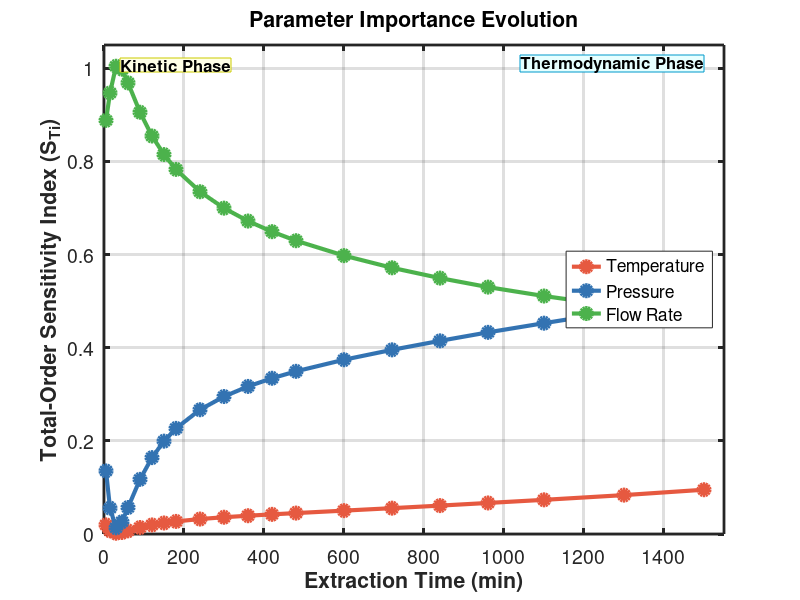
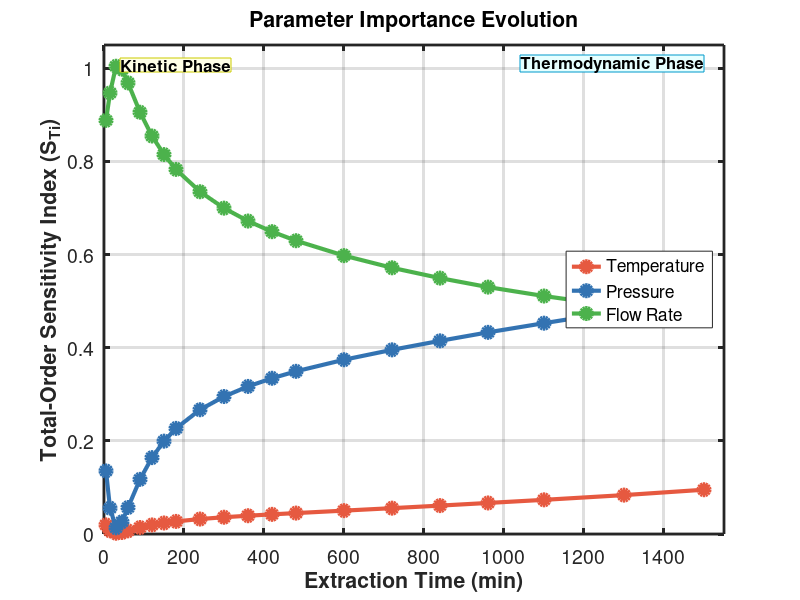
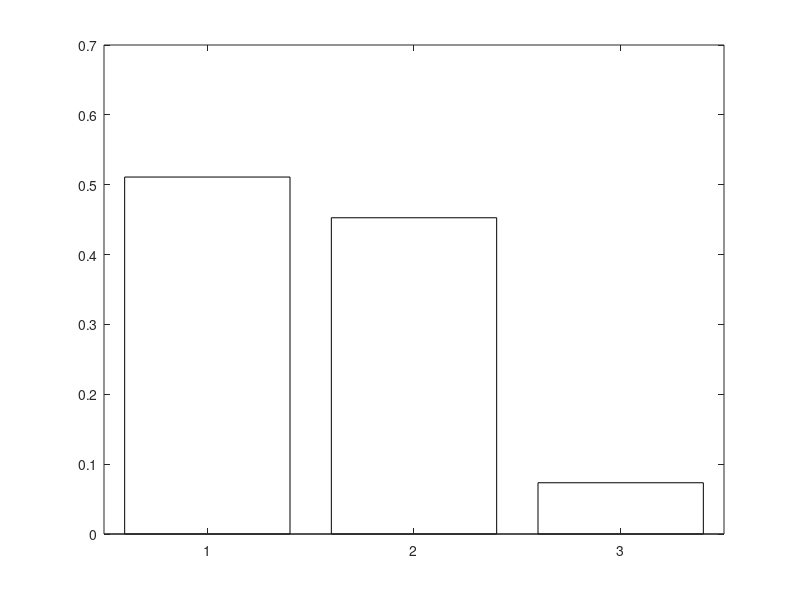

The MATLAB source for these figures, in order: (Note: this script raises an error after producing the figures.)
%% ========================================================================
%  SOBOL SENSITIVITY ANALYSIS - ESSENTIAL FIGURES ONLY
%  N = 32,768 Results - Quick Visualization
%  
%  Creates 4 key figures for thesis
%  ========================================================================

clear; close all; clc;

%% Load Data
fprintf('Loading N=32,768 results...\n');
load('GSA_results_N32768_2025-12-23_06-18.mat');

% Extract data
time = results.time_points;
S1 = results.first_order;
ST = results.total_order;
S2 = results.second_order;
S3 = results.third_order;
sum_ST = results.sum_ST;

% Parameter names
param_names = {'Temperature', 'Pressure', 'Flow Rate'};

% Colors (colorblind-friendly)
colors = [0.90 0.35 0.25;  % Red - Temperature
          0.20 0.45 0.70;  % Blue - Pressure
          0.30 0.70 0.30]; % Green - Flow Rate

%% ========================================================================
%% FIGURE 1: Total-Order Evolution (MAIN THESIS FIGURE)
%% ========================================================================

figure('Position', [100 100 900 650], 'Color', 'w');

% Plot total-order indices
for i = 1:3
    plot(time, ST(:,i), 'o-', 'LineWidth', 3, 'MarkerSize', 8, ...
         'Color', colors(i,:), 'MarkerFaceColor', colors(i,:), ...
         'DisplayName', param_names{i});
    hold on;
end

% Formatting
xlabel('Extraction Time (min)', 'FontSize', 16, 'FontWeight', 'bold');
ylabel('Total-Order Sensitivity Index (S_T_i)', 'FontSize', 16, 'FontWeight', 'bold');
title('Parameter Importance Evolution', 'FontSize', 18, 'FontWeight', 'bold');
legend('Location', 'east', 'FontSize', 14, 'Box', 'on');
grid on;
box on;
set(gca, 'FontSize', 14, 'LineWidth', 2);
xlim([0 max(time)+50]);
ylim([0 1.05]);

% Add phase annotations
annotation('textbox', [0.15 0.88 0.2 0.08], 'String', 'Kinetic Phase', ...
    'FontSize', 12, 'FontWeight', 'bold', 'EdgeColor', [0.8 0.8 0], ...
    'BackgroundColor', [1 1 0.9], 'HorizontalAlignment', 'center');
annotation('textbox', [0.65 0.88 0.25 0.08], 'String', 'Thermodynamic Phase', ...
    'FontSize', 12, 'FontWeight', 'bold', 'EdgeColor', [0 0.6 0.8], ...
    'BackgroundColor', [0.9 1 1], 'HorizontalAlignment', 'center');

% Save high-resolution
print('Fig_TotalOrder_Main', '-dpng', '-r300');
saveas(gcf, 'Fig_TotalOrder_Main.fig');
fprintf('✓ Figure 1 saved: Total-Order Evolution (MAIN)\n');

%% ========================================================================
%% FIGURE 2: Parameter Ranking at t=1100 (SUMMARY FIGURE)
%% ========================================================================

figure('Position', [150 150 800 650], 'Color', 'w');

% Find t=1100
[~, idx] = min(abs(time - 1100));
t_actual = time(idx);

% Data
ST_values = ST(idx,:);
[ST_sorted, sort_idx] = sort(ST_values, 'descend');
params_sorted = param_names(sort_idx);
colors_sorted = colors(sort_idx,:);

% Create bar chart
b = bar(1:3, ST_sorted, 'FaceColor', 'flat');
b.CData = colors_sorted;
b.LineWidth = 1.5;

% Formatting
xticks(1:3);
xticklabels(params_sorted);
ylabel('Total-Order Index', 'FontSize', 16, 'FontWeight', 'bold');
title(sprintf('Parameter Importance at t = %d min', t_actual), ...
      'FontSize', 18, 'FontWeight', 'bold');
grid on;
box on;
set(gca, 'FontSize', 14, 'LineWidth', 2, 'FontWeight', 'bold');
ylim([0 0.6]);

% Add percentage labels
for i = 1:3
    text(i, ST_sorted(i)+0.025, sprintf('%.1f%%', ST_sorted(i)*100), ...
         'FontSize', 14, 'FontWeight', 'bold', 'HorizontalAlignment', 'center');
end

% Add ranking annotation
annotation('textbox', [0.65 0.75 0.25 0.15], ...
    'String', {sprintf('Ranking:'), sprintf('1. %s', params_sorted{1}), ...
               sprintf('2. %s', params_sorted{2}), sprintf('3. %s', params_sorted{3})}, ...
    'FontSize', 13, 'FontWeight', 'bold', 'EdgeColor', [0 0.5 0], ...
    'BackgroundColor', [0.9 1 0.9], 'LineWidth', 2);

% Save
print('Fig_Ranking_Summary', '-dpng', '-r300');
saveas(gcf, 'Fig_Ranking_Summary.fig');
fprintf('✓ Figure 2 saved: Parameter Ranking at t=%d\n', t_actual);

%% ========================================================================
%% FIGURE 3: Interaction Effects (SECOND & THIRD ORDER)
%% ========================================================================

figure('Position', [200 200 1000 650], 'Color', 'w');

% Extract interactions
S2_TP = squeeze(S2(:,1,2));
S2_PF = squeeze(S2(:,2,3));

% Plot second-order
yyaxis left
plot(time, S2_TP, 'o-', 'LineWidth', 2.5, 'MarkerSize', 7, ...
     'Color', [0.5 0.0 0.5], 'MarkerFaceColor', [0.5 0.0 0.5], ...
     'DisplayName', 'S2_{TP} (T × P)');
hold on;
plot(time, S2_PF, 's-', 'LineWidth', 2.5, 'MarkerSize', 7, ...
     'Color', [0.0 0.6 0.6], 'MarkerFaceColor', [0.0 0.6 0.6], ...
     'DisplayName', 'S2_{PF} (P × F)');
ylabel('Second-Order Indices', 'FontSize', 15, 'FontWeight', 'bold');
ylim([0 0.10]);
set(gca, 'YColor', 'k');

% Plot third-order
yyaxis right
plot(time, abs(S3), 'd-', 'LineWidth', 3, 'MarkerSize', 8, ...
     'Color', [0.7 0.0 0.0], 'MarkerFaceColor', [0.7 0.0 0.0], ...
     'DisplayName', '|S3| (T × P × F)');
ylabel('Third-Order Index (Magnitude)', 'FontSize', 15, 'FontWeight', 'bold');
ylim([0 0.30]);
set(gca, 'YColor', [0.7 0.0 0.0]);

% Formatting
xlabel('Extraction Time (min)', 'FontSize', 16, 'FontWeight', 'bold');
title('Parameter Interaction Effects', 'FontSize', 18, 'FontWeight', 'bold');
legend('Location', 'northwest', 'FontSize', 13);
grid on;
box on;
set(gca, 'FontSize', 14, 'LineWidth', 2);
xlim([0 max(time)+50]);

% Add annotation for negative S3
annotation('textbox', [0.55 0.25 0.35 0.15], ...
    'String', {'S3 is NEGATIVE:', 'Three-way compensation', ...
               '(Joint < Sum of effects)'}, ...
    'FontSize', 11, 'FontWeight', 'bold', 'Color', [0.7 0.0 0.0], ...
    'EdgeColor', [0.7 0.0 0.0], 'BackgroundColor', [1 0.95 0.95], 'LineWidth', 2);

% Save
print('Fig_Interactions', '-dpng', '-r300');
saveas(gcf, 'Fig_Interactions.fig');
fprintf('✓ Figure 3 saved: Interaction Effects\n');

%% ========================================================================
%% FIGURE 4: Variance Budget at Key Times (4-panel)
%% ========================================================================

figure('Position', [250 250 1200 800], 'Color', 'w');

time_points = [300, 600, 1100, 1500];

for i = 1:4
    [~, idx] = min(abs(time - time_points(i)));
    
    subplot(2, 2, i);
    
    % Main effects
    main_effects = ST(idx,:);
    
    % Interaction contributions
    interact_T = max(0, ST(idx,1) - S1(idx,1));
    interact_P = max(0, ST(idx,2) - S1(idx,2));
    interact_F = max(0, ST(idx,3) - S1(idx,3));
    interactions = [interact_T, interact_P, interact_F];
    
    % Stack plot
    h = bar(1:3, [S1(idx,:); interactions]', 'stacked');
    h(1).FaceColor = 'flat';
    h(1).CData = colors;
    h(2).FaceColor = [0.7 0.7 0.7];
    h(2).FaceAlpha = 0.5;
    
    % Formatting
    xticks(1:3);
    xticklabels({'T', 'P', 'F'});
    ylabel('Sensitivity Index', 'FontSize', 13, 'FontWeight', 'bold');
    title(sprintf('t = %d min', time(idx)), 'FontSize', 15, 'FontWeight', 'bold');
    legend('Main Effect', 'Interactions', 'Location', 'northwest', 'FontSize', 10);
    grid on;
    box on;
    set(gca, 'FontSize', 12, 'LineWidth', 1.5);
    ylim([0 0.8]);
    
    % Add total values
    for j = 1:3
        text(j, ST(idx,j)+0.03, sprintf('%.2f', ST(idx,j)), ...
             'FontSize', 10, 'FontWeight', 'bold', 'HorizontalAlignment', 'center');
    end
end

sgtitle('Variance Decomposition Over Time', 'FontSize', 18, 'FontWeight', 'bold');

% Save
print('Fig_Variance_Budget', '-dpng', '-r300');
saveas(gcf, 'Fig_Variance_Budget.fig');
fprintf('✓ Figure 4 saved: Variance Budget\n');

%% ========================================================================
%% Print Summary Table
%% ========================================================================

fprintf('\n');
fprintf('========================================================================\n');
fprintf('SUMMARY TABLE FOR THESIS (t = 1100 min)\n');
fprintf('========================================================================\n');
fprintf('Parameter      | Total-Order | Percentage | Ranking\n');
fprintf('------------------------------------------------------------------------\n');

[~, idx_1100] = min(abs(time - 1100));
ST_1100 = ST(idx_1100,:);
[ST_sorted, rank] = sort(ST_1100, 'descend');

for i = 1:3
    idx_param = rank(i);
    fprintf('%-14s | %8.4f    | %6.1f%%    | #%d\n', ...
            param_names{idx_param}, ST_1100(idx_param), ...
            ST_1100(idx_param)*100, i);
end

fprintf('------------------------------------------------------------------------\n');
fprintf('Sum(ST)        | %8.4f    | %6.1f%%    |\n', ...
        sum_ST(idx_1100), sum_ST(idx_1100)*100);
fprintf('========================================================================\n');

fprintf('\nSecond-Order Interactions:\n');
fprintf('  T × P:  %.4f (%.1f%%)\n', S2(idx_1100,1,2), S2(idx_1100,1,2)*100);
fprintf('  P × F:  %.4f (%.1f%%)\n', S2(idx_1100,2,3), S2(idx_1100,2,3)*100);
fprintf('  T × F:  %.4f (%.1f%%)\n', S2(idx_1100,1,3), S2(idx_1100,1,3)*100);
fprintf('\n');

fprintf('Third-Order Interaction:\n');
fprintf('  T × P × F:  %.4f (%.1f%% compensation)\n', S3(idx_1100), abs(S3(idx_1100))*100);
fprintf('\n');

fprintf('========================================================================\n');
fprintf('Essential figures created successfully!\n');
fprintf('Files saved:\n');
fprintf('  - Fig_TotalOrder_Main.png/.fig (Use in RESULTS)\n');
fprintf('  - Fig_Ranking_Summary.png/.fig (Use in ABSTRACT/SUMMARY)\n');
fprintf('  - Fig_Interactions.png/.fig (Use in DISCUSSION)\n');
fprintf('  - Fig_Variance_Budget.png/.fig (Use in ANALYSIS)\n');
fprintf('========================================================================\n');

%% Generate LaTeX table code
fid = fopen('Table_Summary.tex', 'w');
fprintf(fid, '%% LaTeX table for thesis\n');
fprintf(fid, '\\begin{table}[htbp]\n');
fprintf(fid, '\\centering\n');
fprintf(fid, '\\caption{Parameter Sensitivity at t = %d min (N = 32,768)}\n', time(idx_1100));
fprintf(fid, '\\label{tab:sensitivity}\n');
fprintf(fid, '\\begin{tabular}{lccc}\n');
fprintf(fid, '\\hline\\hline\n');
fprintf(fid, 'Parameter & Total-Order Index & Percentage & Rank \\\\\n');
fprintf(fid, '\\hline\n');

for i = 1:3
    idx_param = rank(i);
    fprintf(fid, '%s & %.4f & %.1f\\%% & %d \\\\\n', ...
            param_names{idx_param}, ST_1100(idx_param), ...
            ST_1100(idx_param)*100, i);
end

fprintf(fid, '\\hline\n');
fprintf(fid, 'Sum & %.4f & %.1f\\%% & --- \\\\\n', ...
        sum_ST(idx_1100), sum_ST(idx_1100)*100);
fprintf(fid, '\\hline\\hline\n');
fprintf(fid, '\\end{tabular}\n');
fprintf(fid, '\\end{table}\n');
fclose(fid);

fprintf('\n✓ LaTeX table saved: Table_Summary.tex\n');

fprintf('\n========================================================================\n');
fprintf('QUICK START COMPLETE!\n');
fprintf('Ready for thesis preparation.\n');
fprintf('========================================================================\n');
